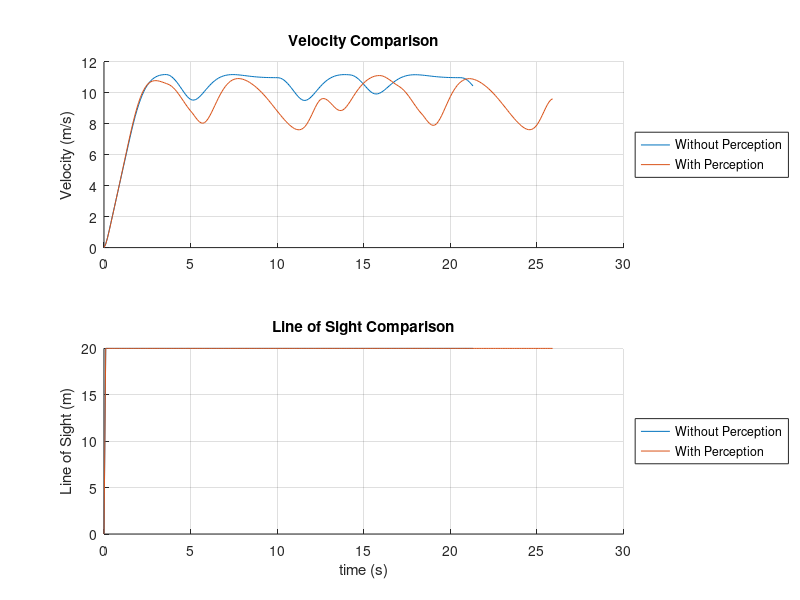

Source code (MATLAB):
% Plot the difference in velocities between no perception and perception
% objectives included in the MPC
close all;
% vs_1 = load("vs_control_woutp.mat");
data_woutp = load("data_woutp.mat");
data_wp = load("data_wp.mat");
ts_woutp = data_woutp.post_data.ts;
ts_wp = data_wp.post_data.ts;
vs_woutp = data_woutp.post_data.vs;
vs_wp  = data_wp.post_data.vs;
LOSs_woutp = data_woutp.post_data.LOSs;
LOSs_wp = data_wp.post_data.LOSs;

figure(1);
subplot(2,1,1);
hold on;
plot(ts_woutp,vs_woutp);
plot(ts_wp,vs_wp);
ylabel("Velocity (m/s)");
title("Velocity Comparison");
legend("Without Perception","With Perception","Location","eastoutside");
grid on;
subplot(2,1,2);
hold on;
plot(ts_woutp,LOSs_woutp);
plot(ts_wp,LOSs_wp);
xlabel("time (s)");
ylabel("Line of Sight (m)");
title("Line of Sight Comparison");
legend("Without Perception","With Perception","Location","eastoutside");
grid on;